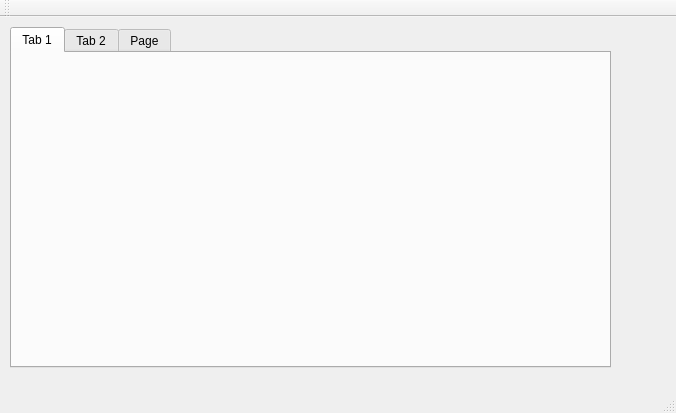
<?xml version="1.0" encoding="UTF-8"?>
<ui version="4.0">
 <class>MainWindow</class>
 <widget class="QMainWindow" name="MainWindow">
  <property name="geometry">
   <rect>
    <x>0</x>
    <y>0</y>
    <width>676</width>
    <height>413</height>
   </rect>
  </property>
  <property name="windowTitle">
   <string>MainWindow</string>
  </property>
  <widget class="QWidget" name="centralWidget">
   <widget class="QTabWidget" name="tabWidget">
    <property name="geometry">
     <rect>
      <x>10</x>
      <y>10</y>
      <width>601</width>
      <height>341</height>
     </rect>
    </property>
    <property name="sizePolicy">
     <sizepolicy hsizetype="Maximum" vsizetype="Maximum">
      <horstretch>0</horstretch>
      <verstretch>0</verstretch>
     </sizepolicy>
    </property>
    <property name="maximumSize">
     <size>
      <width>16777215</width>
      <height>16777215</height>
     </size>
    </property>
    <property name="currentIndex">
     <number>0</number>
    </property>
    <property name="documentMode">
     <bool>false</bool>
    </property>
    <widget class="QWidget" name="tab">
     <attribute name="title">
      <string>Tab 1</string>
     </attribute>
    </widget>
    <widget class="QWidget" name="tabHome">
     <attribute name="title">
      <string>Tab 2</string>
     </attribute>
     <widget class="QWidget" name="horizontalLayoutWidget">
      <property name="geometry">
       <rect>
        <x>0</x>
        <y>9</y>
        <width>538</width>
        <height>194</height>
       </rect>
      </property>
      <layout class="QHBoxLayout" name="hboxAnimations">
       <item>
        <widget class="QWidget" name="leftTransition" native="true">
         <widget class="QWidget" name="verticalLayoutWidget">
          <property name="geometry">
           <rect>
            <x>0</x>
            <y>10</y>
            <width>251</width>
            <height>171</height>
           </rect>
          </property>
          <layout class="QVBoxLayout" name="vboxLeftTransition">
           <item>
            <widget class="QWidget" name="lefttopTransition" native="true">
             <widget class="QWidget" name="horizontalLayoutWidget_2">
              <property name="geometry">
               <rect>
                <x>0</x>
                <y>0</y>
                <width>1058</width>
                <height>770</height>
               </rect>
              </property>
              <layout class="QHBoxLayout" name="hboxTopTransition">
               <item>
                <widget class="QWidget" name="lefttopleftTransition" native="true">
                 <widget class="QScrollArea" name="scrollArea">
                  <property name="geometry">
                   <rect>
                    <x>-1</x>
                    <y>0</y>
                    <width>111</width>
                    <height>81</height>
                   </rect>
                  </property>
                  <property name="widgetResizable">
                   <bool>true</bool>
                  </property>
                  <widget class="QWidget" name="scrollAreaWidgetContents">
                   <property name="geometry">
                    <rect>
                     <x>0</x>
                     <y>0</y>
                     <width>109</width>
                     <height>79</height>
                    </rect>
                   </property>
                   <widget class="QWidget" name="verticalLayoutWidget_4">
                    <property name="geometry">
                     <rect>
                      <x>30</x>
                      <y>0</y>
                      <width>61</width>
                      <height>108</height>
                     </rect>
                    </property>
                    <layout class="QVBoxLayout" name="verticalLayout">
                     <item>
                      <widget class="QLabel" name="lblAnimation1_5">
                       <property name="maximumSize">
                        <size>
                         <width>50</width>
                         <height>50</height>
                        </size>
                       </property>
                       <property name="text">
                        <string/>
                       </property>
                       <property name="pixmap">
                        <pixmap>../../../QtProjects/qtmovie/jpg/img001.jpg</pixmap>
                       </property>
                       <property name="scaledContents">
                        <bool>true</bool>
                       </property>
                      </widget>
                     </item>
                     <item>
                      <widget class="QLabel" name="lblAnimation1_4">
                       <property name="maximumSize">
                        <size>
                         <width>50</width>
                         <height>50</height>
                        </size>
                       </property>
                       <property name="text">
                        <string/>
                       </property>
                       <property name="pixmap">
                        <pixmap>../../../QtProjects/qtmovie/jpg/img001.jpg</pixmap>
                       </property>
                       <property name="scaledContents">
                        <bool>true</bool>
                       </property>
                      </widget>
                     </item>
                    </layout>
                   </widget>
                  </widget>
                 </widget>
                </widget>
               </item>
               <item>
                <widget class="QWidget" name="lefttoprightTransition" native="true">
                 <widget class="QWidget" name="verticalLayoutWidget_2">
                  <property name="geometry">
                   <rect>
                    <x>10</x>
                    <y>0</y>
                    <width>111</width>
                    <height>81</height>
                   </rect>
                  </property>
                  <layout class="QVBoxLayout" name="vboxTopRightTransition">
                   <item>
                    <widget class="QWidget" name="lefttoprighttopTransition" native="true">
                     <widget class="QWidget" name="horizontalLayoutWidget_3">
                      <property name="geometry">
                       <rect>
                        <x>0</x>
                        <y>0</y>
                        <width>134</width>
                        <height>41</height>
                       </rect>
                      </property>
                      <layout class="QHBoxLayout" name="hboxTopRightTopTransition">
                       <item>
                        <widget class="QLabel" name="lblDurationTrans">
                         <property name="text">
                          <string>Duration:</string>
                         </property>
                        </widget>
                       </item>
                       <item>
                        <widget class="QComboBox" name="comboBox"/>
                       </item>
                      </layout>
                     </widget>
                    </widget>
                   </item>
                   <item>
                    <widget class="QWidget" name="lefttoprightbottomTransition" native="true">
                     <widget class="QLabel" name="label_3">
                      <property name="geometry">
                       <rect>
                        <x>0</x>
                        <y>0</y>
                        <width>111</width>
                        <height>31</height>
                       </rect>
                      </property>
                      <property name="text">
                       <string>Apply to all</string>
                      </property>
                     </widget>
                    </widget>
                   </item>
                  </layout>
                 </widget>
                </widget>
               </item>
              </layout>
             </widget>
            </widget>
           </item>
           <item>
            <widget class="QWidget" name="leftbottomTransition" native="true">
             <widget class="QLabel" name="label">
              <property name="geometry">
               <rect>
                <x>0</x>
                <y>30</y>
                <width>241</width>
                <height>20</height>
               </rect>
              </property>
              <property name="text">
               <string>Transition</string>
              </property>
              <property name="scaledContents">
               <bool>false</bool>
              </property>
              <property name="alignment">
               <set>Qt::AlignCenter</set>
              </property>
             </widget>
            </widget>
           </item>
          </layout>
         </widget>
        </widget>
       </item>
       <item>
        <widget class="Line" name="line">
         <property name="orientation">
          <enum>Qt::Vertical</enum>
         </property>
        </widget>
       </item>
       <item>
        <widget class="QWidget" name="rightPanZoom" native="true">
         <widget class="QWidget" name="verticalLayoutWidget_3">
          <property name="geometry">
           <rect>
            <x>0</x>
            <y>0</y>
            <width>261</width>
            <height>181</height>
           </rect>
          </property>
          <layout class="QVBoxLayout" name="vboxRightPanZoom">
           <item>
            <widget class="QWidget" name="righttopPanZoom" native="true">
             <widget class="QWidget" name="horizontalLayoutWidget_4">
              <property name="geometry">
               <rect>
                <x>-1</x>
                <y>-1</y>
                <width>261</width>
                <height>91</height>
               </rect>
              </property>
              <layout class="QHBoxLayout" name="hboxTopPanZoom">
               <item>
                <widget class="QWidget" name="righttopleftPanZoom" native="true">
                 <widget class="QScrollArea" name="scrollArea_2">
                  <property name="geometry">
                   <rect>
                    <x>-1</x>
                    <y>0</y>
                    <width>121</width>
                    <height>81</height>
                   </rect>
                  </property>
                  <property name="verticalScrollBarPolicy">
                   <enum>Qt::ScrollBarAlwaysOn</enum>
                  </property>
                  <property name="horizontalScrollBarPolicy">
                   <enum>Qt::ScrollBarAlwaysOff</enum>
                  </property>
                  <property name="widgetResizable">
                   <bool>false</bool>
                  </property>
                  <widget class="QWidget" name="scrollAreaWidgetContents_2">
                   <property name="geometry">
                    <rect>
                     <x>0</x>
                     <y>0</y>
                     <width>105</width>
                     <height>79</height>
                    </rect>
                   </property>
                   <property name="minimumSize">
                    <size>
                     <width>50</width>
                     <height>50</height>
                    </size>
                   </property>
                   <widget class="QWidget" name="horizontalLayoutWidget_6">
                    <property name="geometry">
                     <rect>
                      <x>0</x>
                      <y>10</y>
                      <width>164</width>
                      <height>71</height>
                     </rect>
                    </property>
                    <layout class="QHBoxLayout" name="horizontalLayout_2">
                     <property name="sizeConstraint">
                      <enum>QLayout::SetDefaultConstraint</enum>
                     </property>
                     <item>
                      <widget class="QLabel" name="label_4">
                       <property name="maximumSize">
                        <size>
                         <width>50</width>
                         <height>50</height>
                        </size>
                       </property>
                       <property name="text">
                        <string/>
                       </property>
                       <property name="pixmap">
                        <pixmap>../../../QtProjects/qtmovie/jpg/img004.jpg</pixmap>
                       </property>
                       <property name="scaledContents">
                        <bool>true</bool>
                       </property>
                      </widget>
                     </item>
                     <item>
                      <widget class="QLabel" name="label_2">
                       <property name="sizePolicy">
                        <sizepolicy hsizetype="Preferred" vsizetype="Preferred">
                         <horstretch>0</horstretch>
                         <verstretch>0</verstretch>
                        </sizepolicy>
                       </property>
                       <property name="maximumSize">
                        <size>
                         <width>50</width>
                         <height>50</height>
                        </size>
                       </property>
                       <property name="text">
                        <string/>
                       </property>
                       <property name="pixmap">
                        <pixmap>../../../QtProjects/qtmovie/jpg/img003.jpg</pixmap>
                       </property>
                       <property name="scaledContents">
                        <bool>true</bool>
                       </property>
                      </widget>
                     </item>
                     <item>
                      <widget class="QLabel" name="lblAnimation1_3">
                       <property name="maximumSize">
                        <size>
                         <width>50</width>
                         <height>50</height>
                        </size>
                       </property>
                       <property name="text">
                        <string/>
                       </property>
                       <property name="pixmap">
                        <pixmap>../../../QtProjects/qtmovie/jpg/img001.jpg</pixmap>
                       </property>
                       <property name="scaledContents">
                        <bool>true</bool>
                       </property>
                      </widget>
                     </item>
                    </layout>
                   </widget>
                  </widget>
                 </widget>
                </widget>
               </item>
               <item>
                <widget class="QWidget" name="righttoprightPanZoom" native="true">
                 <widget class="QLabel" name="lblApplyAllPanzoom">
                  <property name="geometry">
                   <rect>
                    <x>50</x>
                    <y>30</y>
                    <width>41</width>
                    <height>31</height>
                   </rect>
                  </property>
                  <property name="text">
                   <string>Apply to all</string>
                  </property>
                  <property name="wordWrap">
                   <bool>true</bool>
                  </property>
                 </widget>
                </widget>
               </item>
              </layout>
             </widget>
            </widget>
           </item>
           <item>
            <widget class="QWidget" name="rightbottomPanZoom" native="true">
             <widget class="QLabel" name="lblPanZoom">
              <property name="geometry">
               <rect>
                <x>0</x>
                <y>40</y>
                <width>261</width>
                <height>20</height>
               </rect>
              </property>
              <property name="text">
               <string>Pan and zoom</string>
              </property>
              <property name="alignment">
               <set>Qt::AlignCenter</set>
              </property>
             </widget>
            </widget>
           </item>
          </layout>
         </widget>
        </widget>
       </item>
       <item>
        <widget class="Line" name="line_2">
         <property name="orientation">
          <enum>Qt::Vertical</enum>
         </property>
        </widget>
       </item>
      </layout>
     </widget>
    </widget>
    <widget class="QWidget" name="tabAnimations">
     <attribute name="title">
      <string>Page</string>
     </attribute>
    </widget>
   </widget>
  </widget>
  <widget class="QMenuBar" name="menuBar">
   <property name="geometry">
    <rect>
     <x>0</x>
     <y>0</y>
     <width>676</width>
     <height>21</height>
    </rect>
   </property>
  </widget>
  <widget class="QToolBar" name="mainToolBar">
   <attribute name="toolBarArea">
    <enum>TopToolBarArea</enum>
   </attribute>
   <attribute name="toolBarBreak">
    <bool>false</bool>
   </attribute>
  </widget>
  <widget class="QStatusBar" name="statusBar"/>
 </widget>
 <layoutdefault spacing="6" margin="11"/>
 <resources/>
 <connections/>
</ui>
